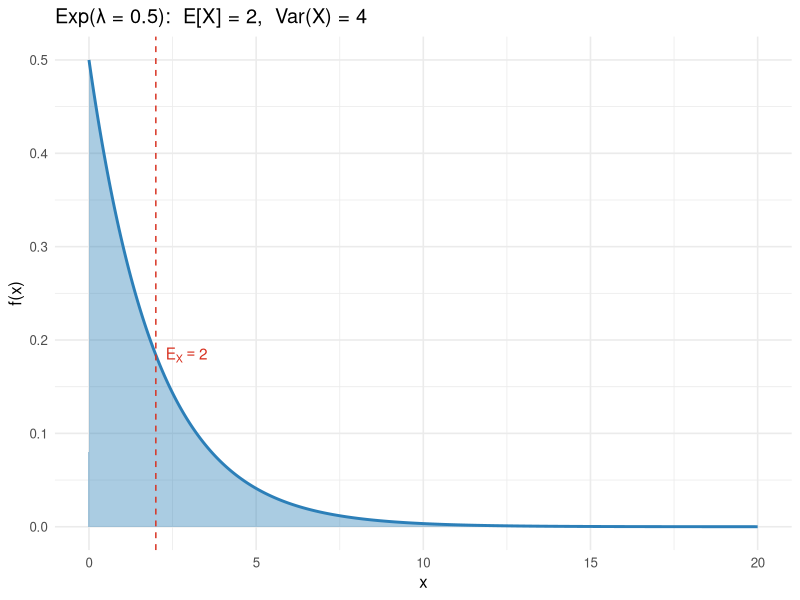
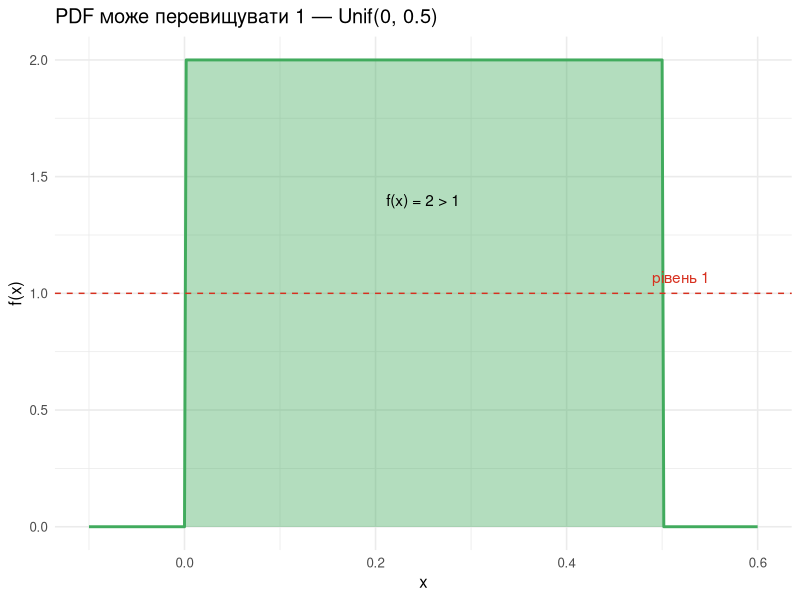
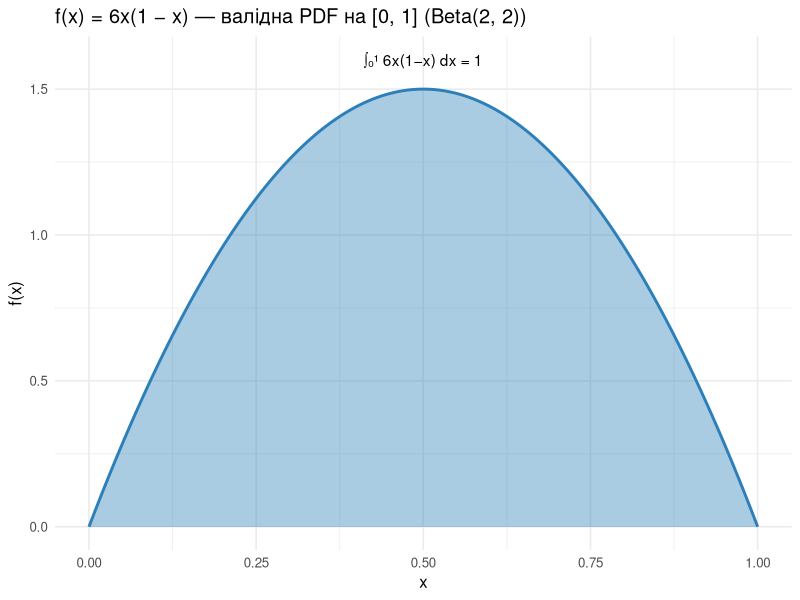
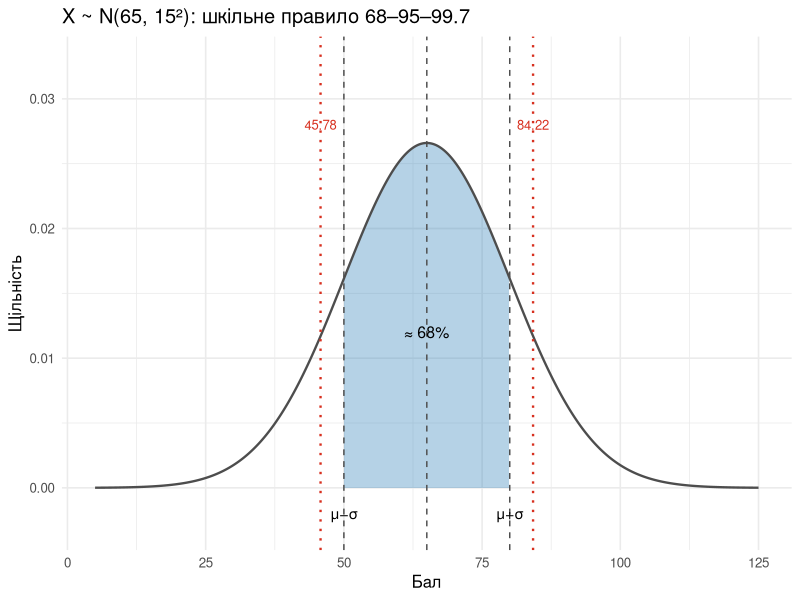
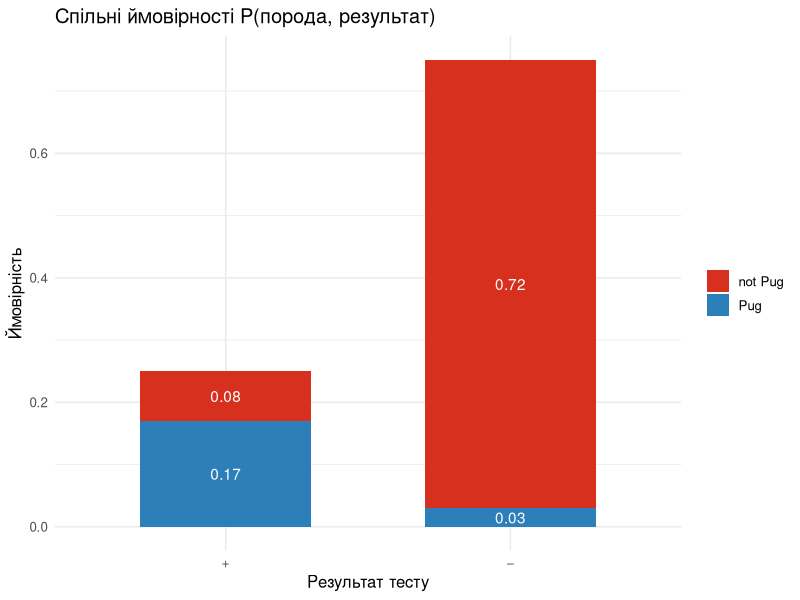
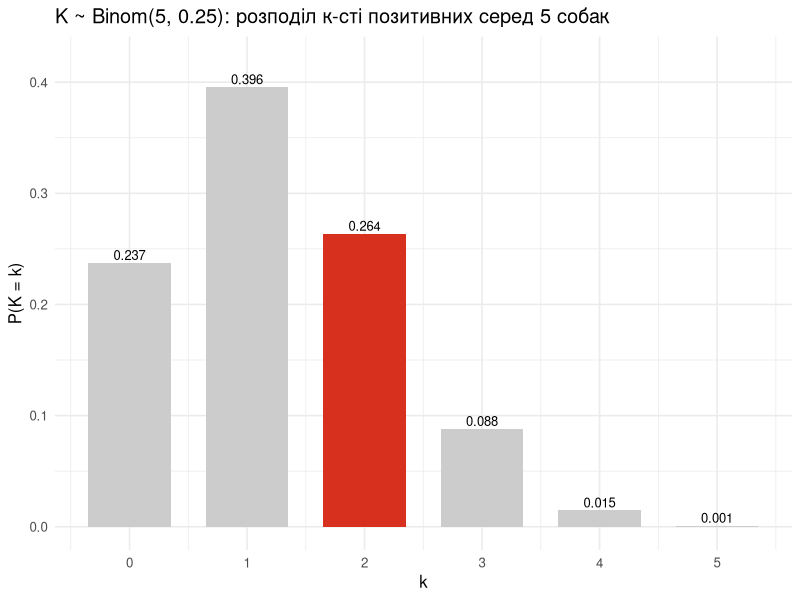
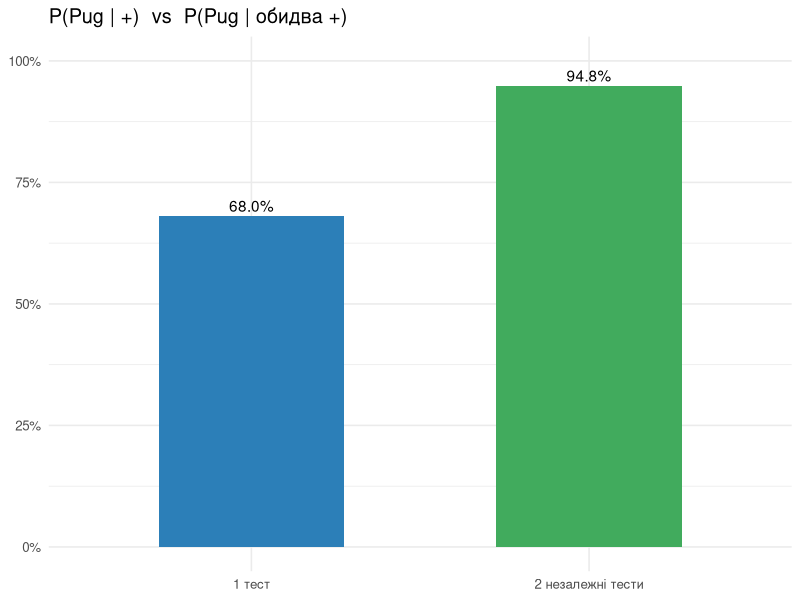
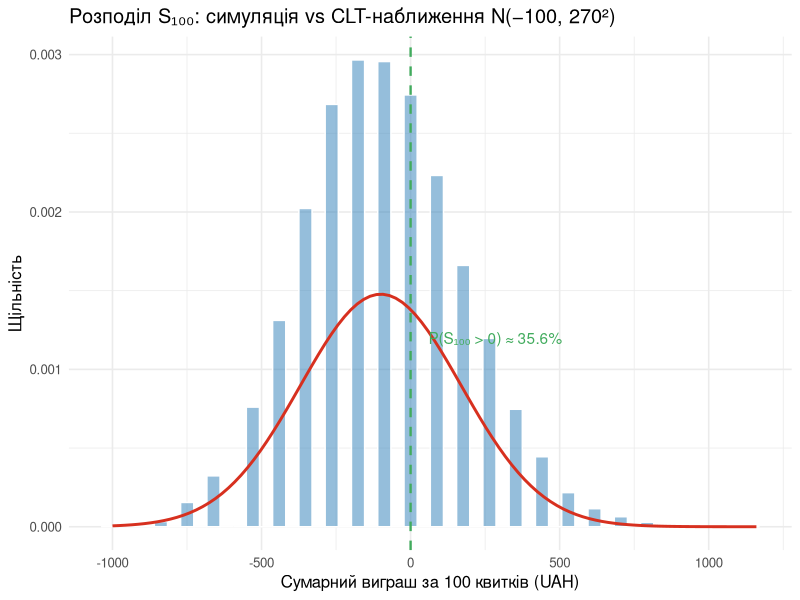

These figures' R source, in order:
## ---- chunk 1
#| label: setup
#| include: false
library(tidyverse)
library(scales)

theme_set(theme_minimal(base_size = 12))

blue   <- "#2C7FB8"
red    <- "#D7301F"
green  <- "#41AB5D"
grey_d <- "grey30"
grey_l <- "grey80"
## ---- chunk 2
#| fig-width: 6
#| fig-height: 3.2
lambda <- 0.5
var_X  <- 1 / lambda^2
sd_X   <- 1 / lambda
c(mean = 1/lambda, variance = var_X, sd = sd_X)

tibble(x = seq(0, 20, length.out = 400)) |>
  mutate(density = dexp(x, rate = lambda)) |>
  ggplot(aes(x, density)) +
  geom_area(fill = blue, alpha = 0.4) +
  geom_line(color = blue, linewidth = 1) +
  geom_vline(xintercept = 1/lambda, color = red, linetype = "dashed") +
  annotate("text", x = 1/lambda + 0.3, y = dexp(1/lambda, lambda),
           label = expression(E[X] == 2), hjust = 0, color = red) +
  labs(title = "Exp(λ = 0.5):  E[X] = 2,  Var(X) = 4",
       x = "x", y = "f(x)")
## ---- chunk 3
#| fig-width: 7
#| fig-height: 3.2

x <- seq(-0.1, 0.6, length.out = 400)
tibble(x = x, density = dunif(x, 0, 0.5)) |>
  ggplot(aes(x, density)) +
  geom_area(fill = green, alpha = 0.4) +
  geom_line(color = green, linewidth = 1) +
  geom_hline(yintercept = 1, color = red, linetype = "dashed") +
  annotate("text", x = 0.55, y = 1.07, label = "рівень 1", color = red, hjust = 1) +
  annotate("text", x = 0.25, y = 1.4, label = "f(x) = 2 > 1") +
  labs(title = "PDF може перевищувати 1 — Unif(0, 0.5)",
       x = "x", y = "f(x)")
## ---- chunk 4
# Перевірка №1: несумісні події не можуть бути незалежними
P_A <- 0.3; P_B <- 0.4
P_AB_disjoint <- 0  # бо несумісні
P_AB_indep    <- P_A * P_B
tibble(`P(A∩B), якщо несумісні` = P_AB_disjoint,
       `P(A)·P(B), якщо незалежні` = P_AB_indep)
## ---- chunk 5
#| fig-width: 6
#| fig-height: 3.2

f <- function(x) 6 * x * (1 - x)

# чисельний інтеграл
integrate(f, 0, 1)

tibble(x = seq(0, 1, length.out = 400), y = f(x)) |>
  ggplot(aes(x, y)) +
  geom_area(fill = blue, alpha = 0.4) +
  geom_line(color = blue, linewidth = 1) +
  annotate("text", x = 0.5, y = 1.6,
           label = "∫₀¹ 6x(1−x) dx = 1") +
  labs(title = "f(x) = 6x(1 − x) — валідна PDF на [0, 1] (Beta(2, 2))",
       x = "x", y = "f(x)")
## ---- chunk 6
integrate(function(x) 3 * exp(-3 * x), 0, Inf)
## ---- chunk 7
mu <- 65
sigma <- 15
pnorm(80, mu, sigma)                         # 0.8413
pnorm(50, mu, sigma)                         # 0.1587
pnorm(95, mu, sigma, lower.tail = FALSE)     # 0.0228
qnorm(0.90, mu, sigma)                       # 84.22
qnorm(0.10, mu, sigma)                       # 45.78
## ---- chunk 8
#| fig-width: 7.5
#| fig-height: 3.8

xs <- seq(mu - 4*sigma, mu + 4*sigma, length.out = 600)
band <- tibble(x = xs, y = dnorm(xs, mu, sigma)) |>
  mutate(region = if_else(x >= mu - sigma & x <= mu + sigma, "in", "out"))

ggplot(band, aes(x, y)) +
  geom_area(data = filter(band, region == "in"), fill = blue, alpha = 0.35) +
  geom_line(color = grey_d, linewidth = 0.8) +
  geom_vline(xintercept = c(mu - sigma, mu, mu + sigma),
             linetype = "dashed", color = grey_d) +
  geom_vline(xintercept = c(45.78, 84.22),
             linetype = "dotted", color = red, linewidth = 0.8) +
  annotate("text", x = mu, y = 0.012, label = "≈ 68%", size = 4) +
  annotate("text", x = c(50, 80), y = -0.0015, label = c("μ−σ", "μ+σ"), vjust = 1) +
  annotate("text", x = c(45.78, 84.22), y = 0.028,
           label = c("45.78", "84.22"), color = red, size = 3.3) +
  labs(title = "X ~ N(65, 15²): шкільне правило 68–95–99.7",
       x = "Бал", y = "Щільність") +
  coord_cartesian(ylim = c(-0.003, 0.033))
## ---- chunk 9
prior_pug   <- 0.20
sens        <- 0.85          # P(+ | Pug)
fpr         <- 0.10          # P(+ | not Pug)
prior_npug  <- 1 - prior_pug
spec        <- 1 - fpr       # P(- | not Pug)
## ---- chunk 10
p_pos <- sens * prior_pug + fpr * prior_npug
p_pos
## ---- chunk 11
p_pug_given_pos <- sens * prior_pug / p_pos
p_pug_given_pos
## ---- chunk 12
p_neg <- 1 - p_pos
p_npug_given_neg <- spec * prior_npug / p_neg
p_npug_given_neg
## ---- chunk 13
#| fig-width: 7
#| fig-height: 3.6

bayes_grid <- expand_grid(
    pug    = c("Pug", "not Pug"),
    result = c("+", "−")
  ) |>
  mutate(
    prior = if_else(pug == "Pug", prior_pug, prior_npug),
    cond  = case_when(
      pug == "Pug"     & result == "+" ~ sens,
      pug == "Pug"     & result == "−" ~ 1 - sens,
      pug == "not Pug" & result == "+" ~ fpr,
      pug == "not Pug" & result == "−" ~ 1 - fpr
    ),
    joint = prior * cond
  )

bayes_grid

bayes_grid |>
  ggplot(aes(x = result, y = joint, fill = pug)) +
  geom_col(width = 0.6, position = "stack") +
  geom_text(aes(label = scales::number(joint, 0.01)),
            position = position_stack(vjust = 0.5), color = "white") +
  scale_fill_manual(values = c("Pug" = blue, "not Pug" = red)) +
  labs(title = "Спільні ймовірності P(порода, результат)",
       x = "Результат тесту", y = "Ймовірність", fill = NULL)
## ---- chunk 14
dbinom(2, size = 5, prob = p_pos)
## ---- chunk 15
#| fig-width: 6.5
#| fig-height: 3.2

tibble(k = 0:5) |>
  mutate(p = dbinom(k, 5, p_pos),
         hl = k == 2) |>
  ggplot(aes(k, p, fill = hl)) +
  geom_col(width = 0.7) +
  geom_text(aes(label = scales::number(p, 0.001)),
            vjust = -0.3, size = 3.3) +
  scale_fill_manual(values = c("TRUE" = red, "FALSE" = grey_l), guide = "none") +
  scale_x_continuous(breaks = 0:5) +
  labs(title = "K ~ Binom(5, 0.25): розподіл к-сті позитивних серед 5 собак",
       x = "k", y = "P(K = k)") +
  coord_cartesian(ylim = c(0, 0.42))
## ---- chunk 16
sens2  <- sens^2
fpr2   <- fpr^2
p_both <- sens2 * prior_pug + fpr2 * prior_npug
p_pug_given_both <- sens2 * prior_pug / p_both
c(P_both_pos = p_both, P_Pug_given_both = p_pug_given_both)
## ---- chunk 17
#| fig-width: 6
#| fig-height: 3.4

tibble(
  Stage = factor(c("1 тест", "2 незалежні тести"),
                 levels = c("1 тест", "2 незалежні тести")),
  posterior = c(p_pug_given_pos, p_pug_given_both)
) |>
  ggplot(aes(Stage, posterior, fill = Stage)) +
  geom_col(width = 0.55) +
  geom_text(aes(label = percent(posterior, 0.1)), vjust = -0.4) +
  scale_y_continuous(labels = percent_format(), limits = c(0, 1)) +
  scale_fill_manual(values = c(blue, green), guide = "none") +
  labs(title = "P(Pug | +)  vs  P(Pug | обидва +)",
       x = NULL, y = NULL)
## ---- chunk 18
x   <- c(80, -10)
p   <- c(0.10, 0.90)
EX  <- sum(x * p)
EX2 <- sum(x^2 * p)
VarX <- EX2 - EX^2
SDX  <- sqrt(VarX)
c(EX = EX, EX2 = EX2, Var = VarX, SD = SDX)
## ---- chunk 19
n  <- 100
mu_S    <- n * EX
var_S   <- n * VarX
sd_S    <- sqrt(var_S)
c(E = mu_S, Var = var_S, SD = sd_S)
## ---- chunk 20
p_profit_100 <- 1 - pnorm(0, mean = mu_S, sd = sd_S)
p_profit_100
## ---- chunk 21
set.seed(2026)
sim <- replicate(20000, sum(sample(x, n, replace = TRUE, prob = p)))
mean(sim > 0)         # емпірична оцінка P(S100 > 0)
## ---- chunk 22
#| fig-width: 7
#| fig-height: 3.6

tibble(s = sim) |>
  ggplot(aes(s)) +
  geom_histogram(aes(y = after_stat(density)),
                 bins = 50, fill = blue, alpha = 0.5, color = "white") +
  stat_function(fun = dnorm, args = list(mean = mu_S, sd = sd_S),
                color = red, linewidth = 1) +
  geom_vline(xintercept = 0, color = green, linetype = "dashed", linewidth = 0.8) +
  annotate("text", x = 60, y = 0.0012,
           label = paste0("P(S₁₀₀ > 0) ≈ ", percent(p_profit_100, 0.1)),
           color = green, hjust = 0) +
  labs(title = "Розподіл S₁₀₀: симуляція vs CLT-наближення N(−100, 270²)",
       x = "Сумарний виграш за 100 квитків (UAH)", y = "Щільність")
## ---- chunk 23
#| fig-width: 7.5
#| fig-height: 3.6

set.seed(7)
draws <- sample(x, 5000, replace = TRUE, prob = p)
df_lln <- tibble(
  n = seq_along(draws),
  cum_mean = cumsum(draws) / seq_along(draws)
)

df_lln |>
  ggplot(aes(n, cum_mean)) +
  geom_line(color = blue) +
  geom_hline(yintercept = EX, color = red, linetype = "dashed") +
  annotate("text", x = 4500, y = EX + 0.5,
           label = "E[X] = −1", color = red, hjust = 1) +
  labs(title = "Закон великих чисел: середній виграш збігається до −1 UAH",
       x = "n (к-сть квитків)", y = expression(bar(X)[n]))
## ---- chunk 24
z75    <- 0.674
n_min  <- ceiling((27 * z75)^2)
n_min
## ---- chunk 25
prob_profit <- function(n) 1 - pnorm(0, mean = n * EX, sd = sqrt(n * VarX))

c(`P(S332 > 0) теор.` = prob_profit(332),
  `P(S331 > 0) теор.` = prob_profit(331))

set.seed(11)
sim_check <- replicate(5000, sum(sample(x, 332, replace = TRUE, prob = p)))
mean(sim_check > 0)
## ---- chunk 26
#| fig-width: 7
#| fig-height: 3.4

tibble(n = c(10, 50, 100, 200, 332, 500, 1000)) |>
  mutate(p = prob_profit(n)) |>
  ggplot(aes(n, p)) +
  geom_line(color = blue, linewidth = 1) +
  geom_point(color = blue, size = 2) +
  geom_hline(yintercept = 0.25, color = red, linetype = "dashed") +
  geom_vline(xintercept = n_min, color = green, linetype = "dotted") +
  annotate("text", x = n_min + 20, y = 0.27,
           label = "n = 332 → P(S>0) = 0.25", color = green, hjust = 0) +
  scale_y_continuous(labels = percent_format(), limits = c(0, 0.5)) +
  labs(title = "P(Sₙ > 0) як функція n",
       x = "Кількість квитків n", y = "Ймовірність «вийти в плюс»")
